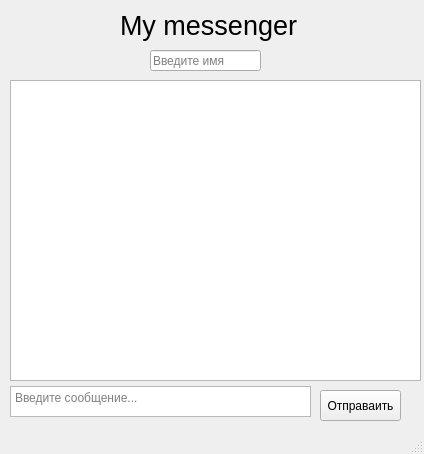
<?xml version="1.0" encoding="UTF-8"?>
<ui version="4.0">
 <class>MainWindow</class>
 <widget class="QMainWindow" name="MainWindow">
  <property name="geometry">
   <rect>
    <x>0</x>
    <y>0</y>
    <width>424</width>
    <height>454</height>
   </rect>
  </property>
  <property name="windowTitle">
   <string>My messenger</string>
  </property>
  <widget class="QWidget" name="centralwidget">
   <widget class="QLabel" name="label">
    <property name="geometry">
     <rect>
      <x>120</x>
      <y>0</y>
      <width>191</width>
      <height>51</height>
     </rect>
    </property>
    <property name="font">
     <font>
      <pointsize>20</pointsize>
     </font>
    </property>
    <property name="text">
     <string>My messenger</string>
    </property>
   </widget>
   <widget class="QLineEdit" name="lineEdit">
    <property name="geometry">
     <rect>
      <x>150</x>
      <y>50</y>
      <width>111</width>
      <height>21</height>
     </rect>
    </property>
    <property name="placeholderText">
     <string>Введите имя</string>
    </property>
   </widget>
   <widget class="QTextEdit" name="textEdit">
    <property name="geometry">
     <rect>
      <x>10</x>
      <y>386</y>
      <width>301</width>
      <height>31</height>
     </rect>
    </property>
    <property name="placeholderText">
     <string>Введите сообщение...</string>
    </property>
   </widget>
   <widget class="QPushButton" name="pushButton">
    <property name="geometry">
     <rect>
      <x>320</x>
      <y>390</y>
      <width>81</width>
      <height>31</height>
     </rect>
    </property>
    <property name="text">
     <string>Отправаить</string>
    </property>
   </widget>
   <widget class="QTextBrowser" name="textBrowser">
    <property name="geometry">
     <rect>
      <x>10</x>
      <y>80</y>
      <width>411</width>
      <height>301</height>
     </rect>
    </property>
   </widget>
  </widget>
  <widget class="QStatusBar" name="statusbar"/>
 </widget>
 <resources/>
 <connections/>
</ui>
